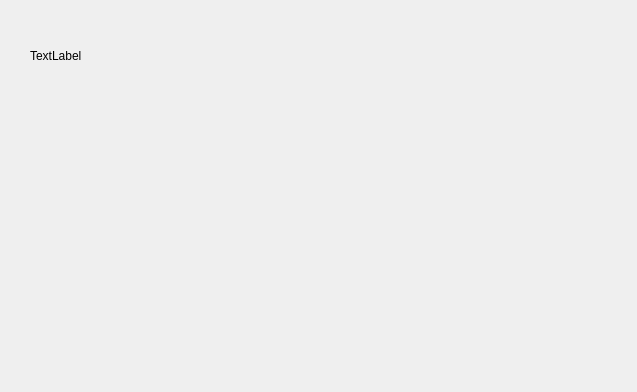
<?xml version="1.0" encoding="UTF-8"?>
<ui version="4.0">
 <class>Form</class>
 <widget class="QWidget" name="Form">
  <property name="geometry">
   <rect>
    <x>0</x>
    <y>0</y>
    <width>637</width>
    <height>392</height>
   </rect>
  </property>
  <property name="windowTitle">
   <string>Form</string>
  </property>
  <widget class="QLabel" name="label">
   <property name="geometry">
    <rect>
     <x>30</x>
     <y>50</y>
     <width>54</width>
     <height>12</height>
    </rect>
   </property>
   <property name="text">
    <string>TextLabel</string>
   </property>
  </widget>
 </widget>
 <resources/>
 <connections/>
</ui>
